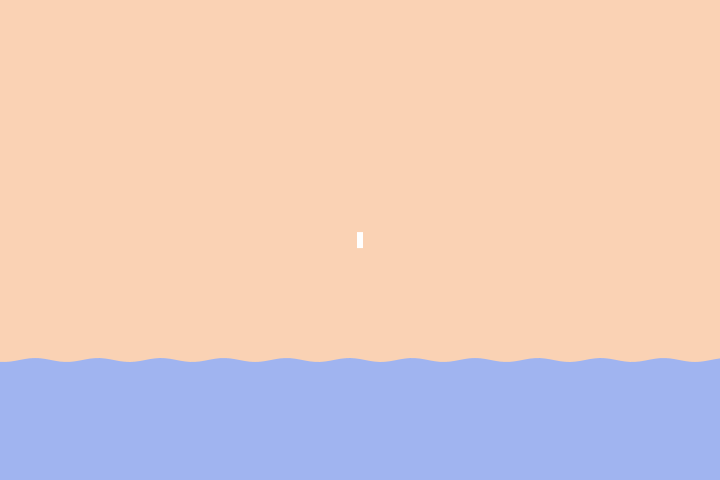
Frame 1 (no input)
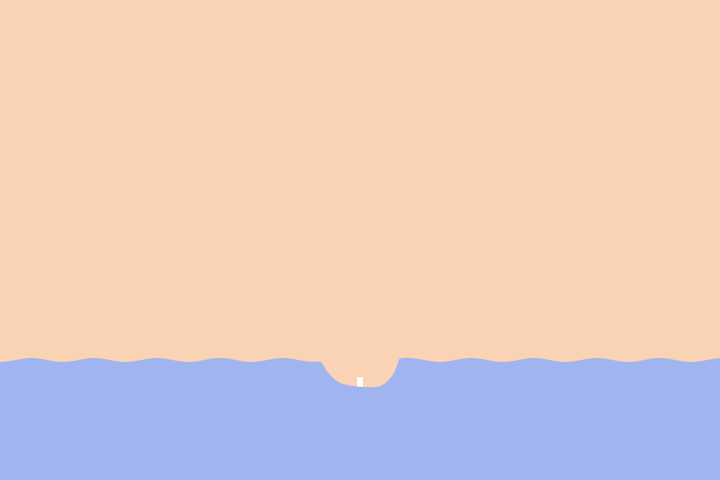
Frame 60 (the mouse pressed at the canvas centre just before this capture)
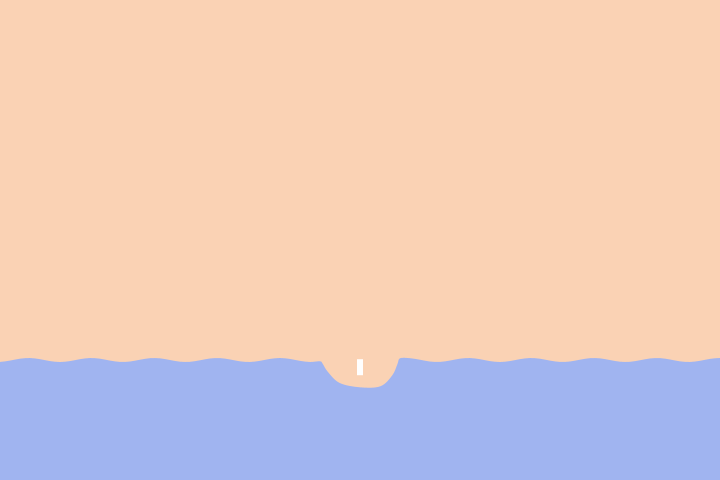
Frame 120 (the mouse held since frame 60 and released just before this capture)

The Processing sketch that drew these frames (run headless with seeded random() and noise(); from frame 60 on, the mouse is pressed at the canvas centre):

// Processing sketch: avionAgua
// ── avionAgua.pde
int world_width = 2048;
int world_height = 1024;

ArrayList<Entity> entities;
Plane plane;
Water water;

void setup() {
  size(720, 480);
  smooth(8);
  entities = new ArrayList<Entity>();
  plane = new Plane();
  entities.add(plane);
  water = new Water();
  entities.add(water);
  entities.add(new Enemy());
  entities.add(new Enemy());
}

void draw() {
  background(250, 210, 180);

  for (int i = 0; i < entities.size(); i++) {
    Entity e = entities.get(i);
    e.update();
    if (e.remove) entities.remove(i--);
  }
}

void keyPressed() {
  if (keyCode == UP) plane.Run = true;
  if (keyCode == RIGHT) plane.Right = true;
  if (keyCode == LEFT) plane.Left = true;
  if (key == 'x') plane.Attack = true;
  if (key == 'r') plane.pos = new PVector(width/2, height/2);
}

void keyReleased() {
  if (keyCode == UP) plane.Run = false;
  if (keyCode == RIGHT) plane.Right = false;
  if (keyCode == LEFT) plane.Left = false;
  if (key == 'x') plane.Attack = false;
}

class Entity {
  boolean remove;
  PVector pos;
  void update() {
  }
  void show() {
  }
}

class Bullet extends Entity {
  Entity parent;
  float dir, vx, vy;
  float vel = 8;
  float lifeTime;
  Bullet(Entity parent, PVector pos, float dir) {
    this.parent = parent;
    this.pos = pos.copy();
    this.dir = dir;
    vx = cos(dir)*vel;
    vy = sin(dir)*vel;
    lifeTime = 10;
  }
  void update() {
    pos.x += vx;
    pos.y += vy;
    lifeTime -= 1./60;
    if (lifeTime < 0) remove = true;

    show();
  }
  void show() {
    stroke(255, 240, 230);
    fill(255);
    ellipse(pos.x, pos.y, 6, 6);
  }
}

class Enemy extends Entity {
  float angle, vel;
  Enemy() {
    vel = 2;
    float ang = random(PI, TWO_PI);
    pos = new PVector(plane.pos.x + cos(ang)*width, plane.pos.y + sin(ang)*width);
  }

  void update() {
    float newAngle = atan2(plane.pos.y-pos.y, plane.pos.x-pos.x);
    angle = newAngle;
    pos.x += cos(angle)*vel;
    pos.y += sin(angle)*vel;

    show();
  }

  void show() {
    noStroke();
    fill(255, 120, 120);
    pushMatrix();
    translate(pos.x, pos.y);
    rotate(angle);
    rect(-8, -3, 16, 6);
    popMatrix();
  }
}


class Plane extends Entity {
  boolean Attack, Run, Right, Left;
  float angle, vel, grav;
  float timeAttack;
  PVector dir, ace;
  Plane() {
    pos = new PVector(width/2, height/2);
    angle = PI*1.5;
    ace = new PVector();
    dir = new PVector(cos(angle), sin(angle));
    vel = 0;
    grav = 0;
  }
  void update() {
    float velRot = 0.12;
    timeAttack -= 1./60;
    if (Attack && timeAttack < 0) {
      attack();
    }
    if (Run) {
      velRot = 0.05;
      vel += 0.02;
      if (vel > 2) vel = 2;

      dir = new PVector(cos(angle), sin(angle));
      dir.mult(vel);
      ace.x *= 0.9;
      ace.y *= 0.9;

      ace.x += dir.x;
      ace.y += dir.y;
    } else {
      vel *= 0.8;
      if (pos.y < height-100) {
        ace.y += 0.08;
      } else {
        ace.x *= 0.99;
        if (ace.y > 0) ace.y *= 0.8;
        ace.y -= 0.12;
      }
    }
    if (Right) plane.rotated(velRot);
    if (Left) plane.rotated(-velRot);

    ace.limit(5);
    pos.add(ace);
    if (pos.y > height) pos.y = height;
    show();
  }
  void show() {
    noStroke();
    fill(255);
    pushMatrix();
    translate(pos.x, pos.y);
    rotate(angle);
    rect(-8, -3, 16, 6);
    popMatrix();
  }

  void attack() {
    timeAttack = 0.2;
    Bullet b = new Bullet(this, pos, angle);
    entities.add(b);
  }

  void rotated(float aux) {
    angle += aux;
    angle = angle%TWO_PI;
    angle += TWO_PI;
    angle = angle%TWO_PI;
  }
}

class Water extends Entity {
  ArrayList<PVector> initPoints, points;
  int sep = 10;
  Water() {
    initPoints = new ArrayList<PVector>();
    points = new ArrayList<PVector>();
    int bb = 6;
    int cc = width/sep + 1 + bb*2;
    for (int i = -bb; i < cc-bb; i++) {
      initPoints.add(new PVector(0+i*sep, height-120));
      points.add(new PVector(0+i*sep, height-120));
    }
  }
  void update() {
    PVector pos = plane.pos.copy().sub((new PVector(cos(plane.angle), sin(plane.angle))).mult(14));
    pos.y = min(pos.y, height-130);
    float size = 40;
    if (plane.Run) size = 45;
    for (int i = 0; i < points.size(); i++) {
      PVector p = points.get(i);
      PVector aux = p.copy();
      float dis = aux.dist(pos);
      if (dis < size) {
        dis = size-dis;
        float aa = atan2(aux.y-pos.y, aux.x-pos.x);
        aux.x += cos(aa)*dis;
        aux.y += sin(aa)*dis;
      } else {
        PVector dif = initPoints.get(i).copy().sub(aux);
        dif.mult(0.1);
        aux.add(dif);
      }
      p.x = aux.x;
      p.y = aux.y;
    }


    show();
  }
  void show() {
    /*
    fill(255, 0, 200);
     for (int i = 0; i < points.size(); i++) {
     PVector p = points.get(i);
     ellipse( p.x, p.y+cos(-frameCount*0.2+i)*2, 3, 3);
     }
     */


    noStroke();
    fill(160, 180, 240);
    beginShape();
    for (int i = 0; i < points.size(); i++) {
      PVector p = points.get(i);
      curveVertex( p.x, p.y+cos(-frameCount*0.1+i)*2);
    }
    vertex(width+20, height+20);
    vertex(-20, height+20);
    endShape(CLOSE);
  }
}

class Camera {
  PVector pos, tar;

  Camera() {
    pos = new PVector();
    tar = new PVector();
  }
}  
